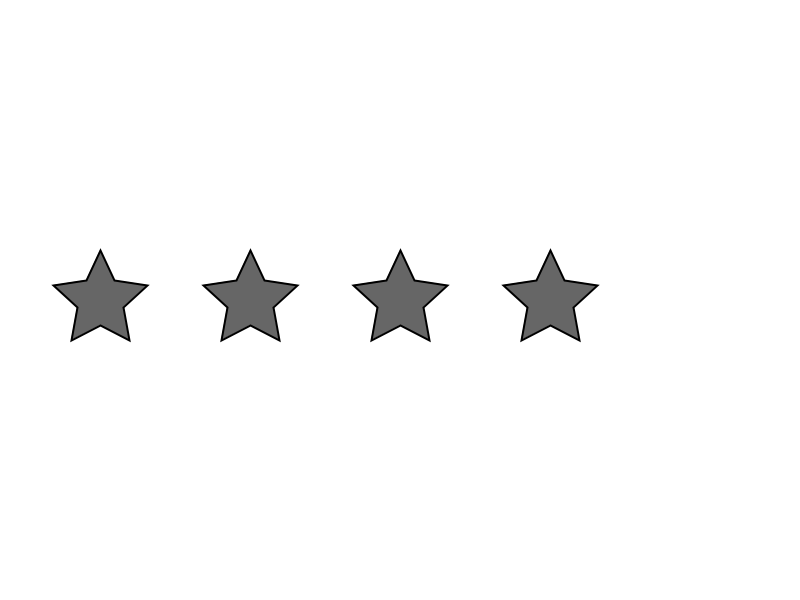
Frame 1 (no input)
Frame 60 (the mouse pressed at the canvas centre just before this capture): identical to frame 1, image omitted
Frame 120 (the mouse held since frame 60 and released just before this capture): identical to frame 1, image omitted

The Processing sketch that drew this single still picture (run headless with seeded random() and noise(); from frame 60 on, the mouse is pressed at the canvas centre):

// Processing sketch: exercise_14_12
// ── exercise_14_12.pde
Star [] stars;
void setup() {
  size(800, 600);
  stars = new Star [4];
  for (int i = 0; i < stars.length; i++) {
    stars[i] = new Star(100 + i*150, height/2);
  }
}

void draw() {
  background(255);
  for (int i = 0; i < stars.length; i++) {
    stars[i].display();
  }
}

// ── star.pde
public class Star {
  PShape star;
  float x, y;
  Star(float x_, float y_) {
    x = x_;
    y = y_;
    star = createStar();
  }

  public void display() {
    pushMatrix(); 
    translate(x, y);
    shape(star);
    popMatrix();
  }

  private PShape createStar() {
    PShape star_;
    star_ = createShape();

    star_.beginShape();
    star_.fill(102);
    star_.stroke(0);
    star_.strokeWeight(2);


    star_.vertex(0, -50);
    star_.vertex(14, -20);
    star_.vertex(47, -15);
    star_.vertex(23, 7);
    star_.vertex(29, 40);
    star_.vertex(0, 25);
    star_.vertex(-29, 40);
    star_.vertex(-23, 7);
    star_.vertex(-47, -15);
    star_.vertex(-14, -20);
    star_.endShape(CLOSE);

    return star_;
  }
}
